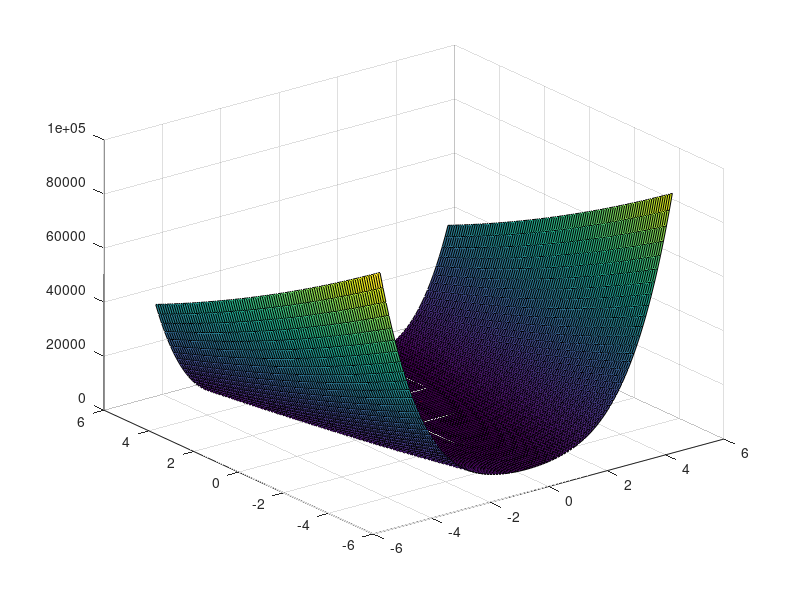
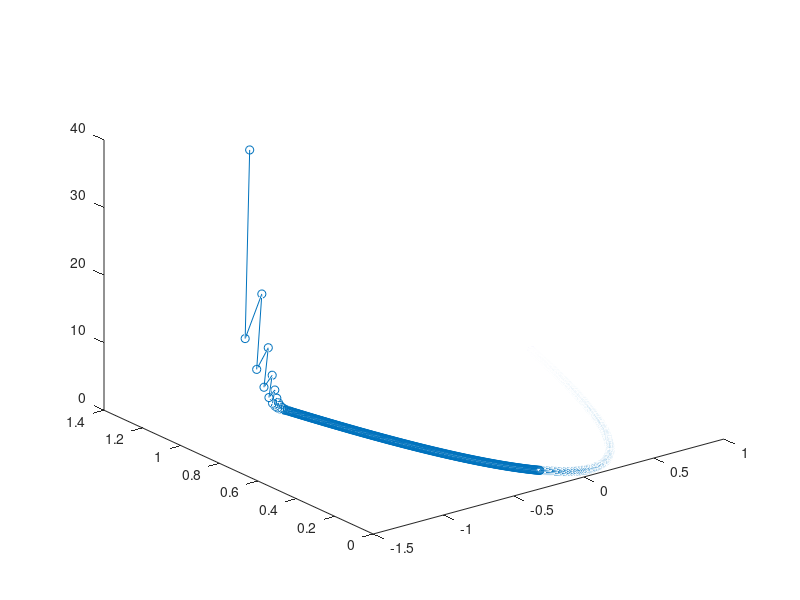

MATLAB code for these plots, in order:
eps = 0.001; % Error limited to 0.001
x10 = -1.2;
x20 = 1; % Initial value
alpha = 0.002; % Learning rate
k = 0; % Iterations
err = 1;

f0 = 100*x10^4 - 200*(x10^2)*x20 + 100*x20^2 + x10^2 - 2*x10 +1;
% Objective function

S_space = [k,x10,x20,f0];

while err >= eps % Continue iteration when there is a significant error
  df1dx1 = 400*x10^3 - 400*x10*x20 + 2*x10 - 2;
  x11 = x10 - alpha*df1dx1;
  %err1 = absolute value of (x11 - x10);
  
  df1dx2 = -200*x10^2 + 200*x20;
  x21 = x20 - alpha*df1dx2;
  %err2 = absolute value of (x21 - x20);
  
  %Subtract the gradient from the result of the previous iteration to obtain the answer for this iteration
  
  %err = Vector length of [err1 err2]
  df1dx = [df1dx1,df1dx2];
  err = norm(df1dx);
  
  k = k + 1; % Iterations +1
  x10 = x11;
  x20 = x21; % Obtain the answer after iteration

  f0 = 100*x10^4 - 200*(x10^2)*x20 + 100*x20^2 + x10^2 - 2*x10 +1;
  S_space(k,:) = [k,x10,x20,f0];
  
  if (k>20000) % End loop when the number of steps is too large
    break
  end
  
end

disp(['x1 = ',num2str(x10)])
disp(['x2 = ',num2str(x20)])
disp(['f = ',num2str(f0)])
disp(['step = ',num2str(k)])

xx = linspace(-5,5,100);
yy = linspace(-5,5,100); % Variable variation range in the graph

[XX,YY]=meshgrid(xx,yy);
ZZ = 100.*XX.^4 - 200.*(XX.^2).*YY + 100.*YY.^2 + XX.^2 - 2.*XX +1;
surf(XX,YY,ZZ); % Create 3D graph

hold on;
plot3(S_space(:,2),S_space(:,3),S_space(:,4),'ro-')
% Draw a change line for the iteration point in the 3D graph
figure
plot3(S_space(:,2),S_space(:,3),S_space(:,4),'o-')
% Draw a change line for the iteration point